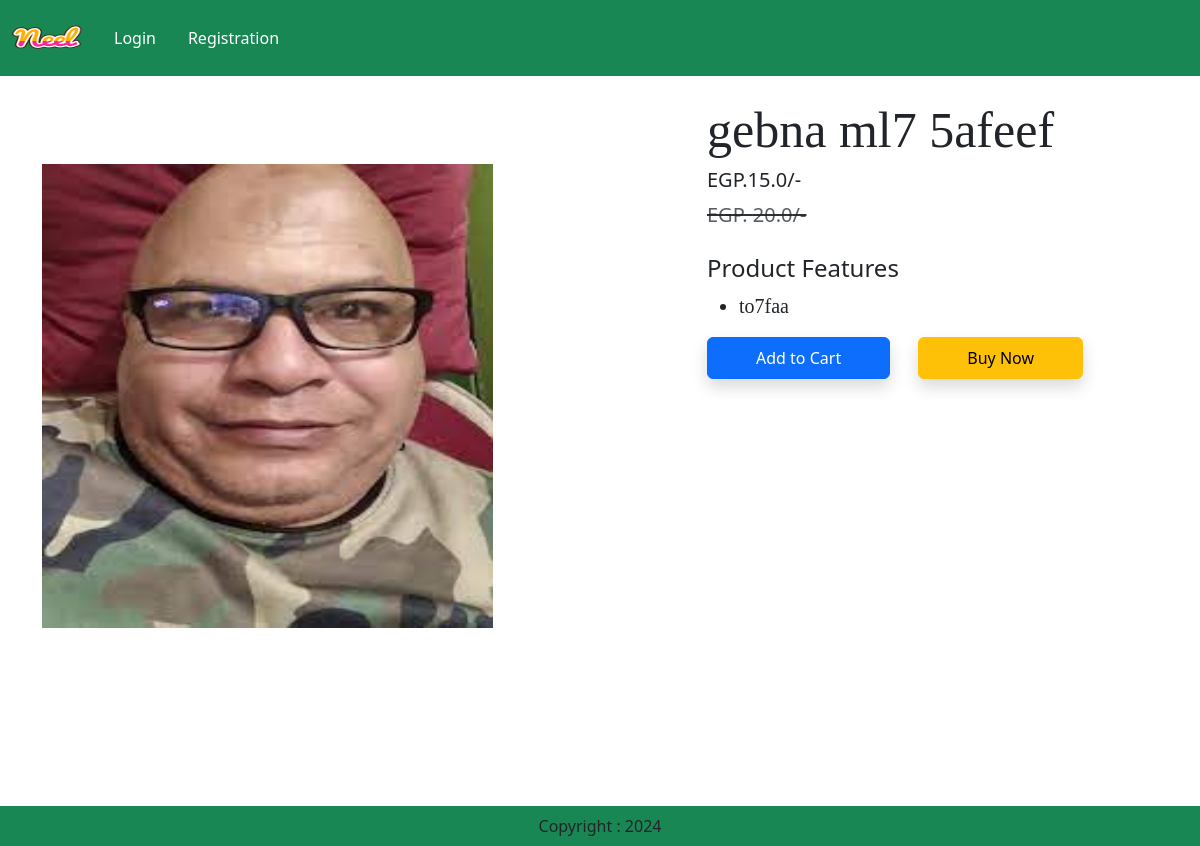
Screenshot of /product-detail/2 with the database file from the repository.
### app/models.py (models this page shows, shortened)
class Product(models.Model):
     title=models.CharField(max_length=100)
     selling_price=models.FloatField()
     discounted_price=models.FloatField()
     description=models.TextField()
     composition=models.TextField(default='')
     prodapp=models.TextField(default='')
     category=models.CharField(choices=CATEGORY_CHOICES,max_length=2)
     product_image=models.ImageField(upload_to='product')

### app/views.py (the view)
class ProductDetail(View):
    def get(self, request, pk):
        product = Product.objects.get(pk=pk)
        return render(request, 'app/productdetail.html', locals())

### app/templates/app/productdetail.html (shortened to what this page needs)
{% extends 'app/base.html'%}
{% load static %}
{% block main-content %}
<div class="container">
    <div class="row flex justify-content-between" style="margin-top: 24px;">
        <div class="img2 col-lg-5 mt-5">
            <img src="{{product.product_image.url}}"
            class="image col-xs-6 col-sm-12 col-lg-12 mt-3 text-sm-center w-100 h-75" alt="">
        </div>
        <div class="productdetail col-lg-5">
            <h1 style="font-family: georgia; font-size: 50px;">
            {{product.title}}
            </h1>
            <h5>EGP.{{product.discounted_price}}/-</h5>
            <small class="text-decoration-line-through text-muted fs-5">
                <del>EGP. {{product.selling_price}}/-</del>
            </small>
            <br><br>
            <h4>Product Features</h4>
            <ul class="fs-5" style="font-family: Rajdhani">
            <li>
                {{product.description}}
            </li>
        </ul>
        <form action="/add-to-cart" class="d-inline">
            <button type="submit" class="btn btn-primary shadow px-5 py-2">
                Add to Cart
            </button>
        </form>
        <a href="{% url 'showcart' %}" class="btn btn-warning shadow px-5 py-2 ms-4">
            Buy Now
        </a>
        </div>
    </div>
</div>
{% endblock main-content %}

### rows the page displays
Product: product_image (picture), title "gebna ml7 5afeef", discounted_price "15.0", selling_price "20.0", description "to7faa"
